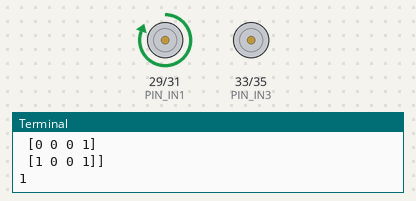
The program below on a simulated Jetson Nano (header pin numbers). Parts: motor-driver pin pairs drawn as motors (green arrow = first pin HIGH = forward, orange = second pin HIGH = backward, longer = more drive), the last lines printed to the terminal.

Above: at 0.15 s.
At 2.2 s:
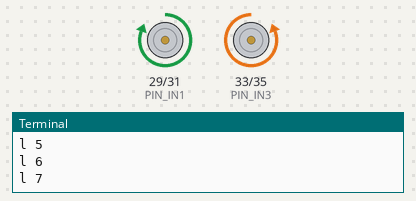
At 3.7 s:
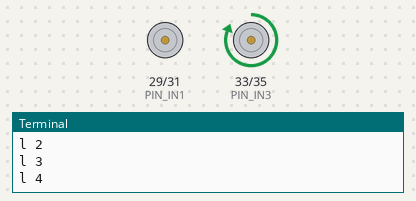
At 5.2 s:
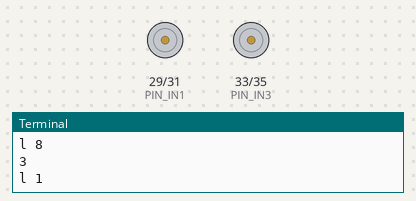
Timing chart, 0 to 5.5 s (numbered marks = the images above):
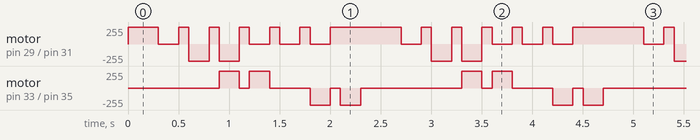

The program:

control_step_jetson.py
```python
import numpy as np
import time
import Jetson.GPIO as GPIO

GPIO.cleanup()
GPIO.setmode(GPIO.BOARD)

PIN_IN1 = 29
PIN_IN2 = 31
PIN_IN3 = 33
PIN_IN4 = 35

GPIO.setup(PIN_IN1, GPIO.OUT)
GPIO.setup(PIN_IN2, GPIO.OUT)
GPIO.setup(PIN_IN3, GPIO.OUT)
GPIO.setup(PIN_IN4, GPIO.OUT)

lstep =  [[1,0,0,0],
          [1,1,0,0],
          [0,1,0,0],
          [0,1,1,0],
          [0,0,1,0],
          [0,0,1,1],
          [0,0,0,1],
          [1,0,0,1]
          ]

steparray = np.array(lstep)
print(steparray)

i = 0
for i in range(0, 200):
     i+=1
     print(i)

     l=0
     for l in range(0,8):
         GPIO.output(PIN_IN1, steparray[l][0])
         GPIO.output(PIN_IN2, steparray[l][1])
         GPIO.output(PIN_IN3, steparray[l][2])
         GPIO.output(PIN_IN4, steparray[l][3])
         time.sleep(0.2)
         l+=1
         GPIO.output(PIN_IN1, GPIO.HIGH)
         GPIO.output(PIN_IN2, GPIO.LOW)
         GPIO.output(PIN_IN3, GPIO.LOW)
         GPIO.output(PIN_IN4, GPIO.LOW)
         time.sleep(0.1)
         print("l", l)

         
```

Measured:
- by itself, motor on pin 29 (PIN_IN1) / pin 31 (PIN_IN2): repeats every 2.4 s: stopped 0.20 s, 2 × (forward 255/255 0.10 s, backward 255/255 0.20 s), 3 × (forward 255/255 0.10 s, stopped 0.20 s), forward 255/255 0.70 s
- by itself, motor on pin 33 (PIN_IN3) / pin 35 (PIN_IN4): repeats every 2.4 s: stopped 0.10 s, forward 255/255 0.20 s, stopped 0.40 s, backward 255/255 0.20 s, stopped 0.10 s, backward 255/255 0.20 s, stopped 1.0 s, forward 255/255 0.20 s
